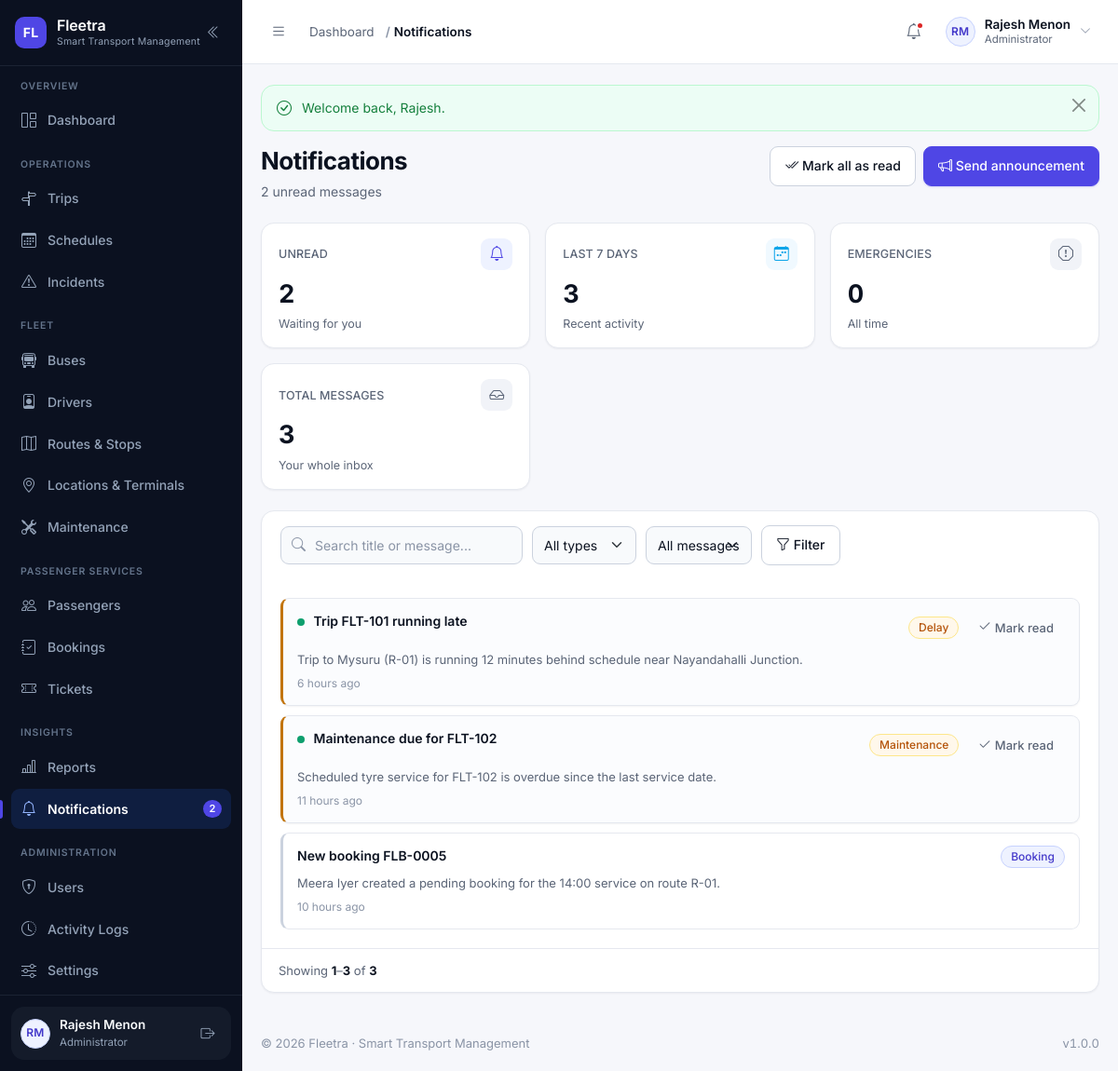
Page /modules/notifications/index.php (signed in) on the committed database.
### tables this page shows
CREATE TABLE users (
    id            INT UNSIGNED NOT NULL AUTO_INCREMENT,
    name          VARCHAR(120)  NOT NULL,
    email         VARCHAR(160)  NOT NULL,
    phone         VARCHAR(20)   DEFAULT NULL,
    password      VARCHAR(255)  NOT NULL COMMENT 'password_hash() output — never plain text',
    role          VARCHAR(30)   NOT NULL DEFAULT 'passenger'
                  COMMENT 'admin | manager | dispatcher | driver | passenger (VARCHAR so new roles need no migration)',
    profile_image VARCHAR(255)  DEFAULT NULL,
    status        ENUM('active','inactive','suspended','deleted') NOT NULL DEFAULT 'active',
    last_login    DATETIME      DEFAULT NULL,
    created_at    DATETIME      NOT NULL DEFAULT CURRENT_TIMESTAMP,
    updated_at    DATETIME      NOT NULL DEFAULT CURRENT_TIMESTAMP ON UPDATE CURRENT_TIMESTAMP,
    PRIMARY KEY (id),
    UNIQUE KEY uq_users_email (email),
    KEY idx_users_role (role),
    KEY idx_users_status (status)
);

CREATE TABLE notifications (
    id                INT UNSIGNED NOT NULL AUTO_INCREMENT,
    user_id           INT UNSIGNED NOT NULL,
    title             VARCHAR(160) NOT NULL,
    message           TEXT NOT NULL,
    notification_type ENUM('trip','delay','maintenance','booking','emergency','system') NOT NULL DEFAULT 'system',
    reference_id      INT UNSIGNED DEFAULT NULL COMMENT 'Related record id (trip, booking, bus...)',
    is_read           TINYINT(1) NOT NULL DEFAULT 0,
    created_at        DATETIME NOT NULL DEFAULT CURRENT_TIMESTAMP,
    PRIMARY KEY (id),
    KEY idx_notifications_user_read (user_id, is_read),
    KEY idx_notifications_created (created_at),
    CONSTRAINT fk_notifications_user FOREIGN KEY (user_id) REFERENCES users (id) ON DELETE CASCADE
);

### modules/notifications/index.php (the view, shortened to what the rows shown need)
<?php
require_once __DIR__ . '/../../includes/permissions.php';
require_permission('notifications.view');
$userId = user_id();
$search       = get('q');
$typeFilter   = get('type');
$readFilter   = get('read');
$where  = ['n.user_id = ?'];
$params = [$userId];
$whereSql = 'WHERE ' . implode(' AND ', $where);
$total = (int) db_value("SELECT COUNT(*) FROM notifications n $whereSql", $params, 0);
$page  = paginate($total, 20);
$notifications = db_all(
    "SELECT n.id, n.title, n.message, n.notification_type, n.reference_id, n.is_read, n.created_at
       FROM notifications n
       $whereSql
      ORDER BY n.is_read ASC, n.created_at DESC
      LIMIT {$page['per_page']} OFFSET {$page['offset']}",
    $params
);
$summary  = notification_summary($userId);
$canSend  = can('notifications.send');
$hasFilters = $search !== '' || $typeFilter !== '' || $readFilter !== '';
require __DIR__ . '/../../includes/header.php';
?>
<?= render_page_header(
    'Notifications',
    $summary['unread'] > 0
        ? $summary['unread'] . ' unread message' . ($summary['unread'] === 1 ? '' : 's')
        : 'You are all caught up',
    ($summary['unread'] > 0
        ? '<form method="post" action="' . e(url('modules/notifications/read.php')) . '" class="d-inline" id="markAllForm">'
            . csrf_field()
            . '<input type="hidden" name="action" value="all">
               <button type="submit" class="btn btn-outline-secondary">
                   <i class="bi bi-check2-all" aria-hidden="true"></i> Mark all as read
               </button>
           </form>'
        : '')
    . ($canSend
        ? '<a class="btn btn-primary" href="' . e(url('modules/notifications/send.php')) . '">
               <i class="bi bi-megaphone" aria-hidden="true"></i> Send announcement
           </a>'
        : '')
) ?>
<div class="card-fl">
    <?php if ($notifications === []): ?>
        <?= empty_state(
            $hasFilters ? 'No notifications match these filters' : 'No notifications yet',
            $hasFilters
                ? 'Try clearing the filters to see your whole inbox.'
                : 'Trip updates, booking confirmations, delays and maintenance reminders will arrive here.',
            'bi-bell'
        ) ?>
    <?php else: ?>
        <div class="card-fl__body stack-sm" data-notification-list>
            <?php foreach ($notifications as $notification): ?>
                <article class="alert-item alert-item--<?= e(status_variant($notification['notification_type'])) ?><?= (int) $notification['is_read'] === 0 ? ' notification--unread' : '' ?>"
                         data-notification-id="<?= (int) $notification['id'] ?>">
                    <div class="alert-item__head">
                        <span class="alert-item__title">
                            <?php if ((int) $notification['is_read'] === 0): ?>
                                <span class="live-dot" aria-hidden="true"></span>
                            <?php endif; ?>
                            <?= e($notification['title']) ?>
                        </span>
                        <span class="d-flex gap-2 align-items-center flex-wrap">
                            <?= status_badge($notification['notification_type']) ?>
                            <?php if ((int) $notification['is_read'] === 0): ?>
                                <form method="post" action="<?= e(url('modules/notifications/read.php')) ?>" class="d-inline"
                                      data-ajax-read>
                                    <button type="submit" class="btn btn-ghost btn-sm">
                                        <i class="bi bi-check2" aria-hidden="true"></i> Mark read
                                    </button>
                                </form>
                            <?php endif; ?>
                        </span>
                    </div>
                    <p class="alert-item__text" style="white-space:pre-line;"><?= e((string) $notification['message']) ?></p>
                    <p class="alert-item__meta"><?= e(time_ago((string) $notification['created_at'])) ?></p>
                </article>
            <?php endforeach; ?>
        </div>
        <?= render_pagination($page) ?>
    <?php endif; ?>
</div>
<?php require __DIR__ . '/../../includes/footer.php'; ?>

### includes/sidebar.php (shortened to what the rows shown need)
<?php
$navUser        = current_user();
?>
<aside class="sidebar" id="appSidebar" aria-label="Main navigation">
    <div class="sidebar__footer">
        <div class="sidebar-user">
            <a class="sidebar-user__link" href="<?= e(url('profile.php')) ?>" title="Open my profile">
                <?= avatar_markup($navUser, 'sm') ?>
                <span class="sidebar-user__text">
                    <span class="sidebar-user__name"><?= e($navUser['name'] ?? 'Guest') ?></span>
                    <span class="sidebar-user__role"><?= e(role_label(current_role())) ?></span>
                </span>
            </a>
        </div>
    </div>
</aside>

### includes/functions.php (shortened to what the rows shown need)
<?php
require_once __DIR__ . '/../config/database.php';
function url(string $path = ''): string
{
    return BASE_URL . ltrim($path, '/');
}
function e(mixed $value): string
{
    return htmlspecialchars((string) ($value ?? ''), ENT_QUOTES | ENT_SUBSTITUTE, 'UTF-8');
}
function get_int(string $key, int $default = 0, int $min = 0): int
{
    $value = filter_var($_GET[$key] ?? null, FILTER_VALIDATE_INT);
    return $value === false ? $default : max($min, (int) $value);
}
function csrf_token(): string
{
    return $_SESSION['csrf_token'];
}
function csrf_field(): string
{
    return '<input type="hidden" name="csrf_token" value="' . e(csrf_token()) . '">';
}
function paginate(int $total, int $perPage = 15, ?int $currentPage = null): array
{
    $perPage     = max(1, $perPage);
    $pages       = max(1, (int) ceil($total / $perPage));
    $currentPage = $currentPage ?? get_int('page', 1, 1);
    $currentPage = min(max(1, $currentPage), $pages);
    $offset      = ($currentPage - 1) * $perPage;
    return [
        'page'     => $currentPage,
        'per_page' => $perPage,
        'total'    => $total,
        'pages'    => $pages,
        'offset'   => $offset,
        'from'     => $total === 0 ? 0 : $offset + 1,
        'to'       => min($offset + $perPage, $total),
    ];
}
function render_pagination(array $meta, int $window = 2): string
{
    $html = '<div class="table-foot">';
    $html .= '<span class="table-foot__info">Showing <strong>' . $meta['from'] . '</strong>–<strong>'
        . $meta['to'] . '</strong> of <strong>' . $meta['total'] . '</strong></span>';
    $html .= '</div>';
    return $html;
}
function time_ago(?string $datetime): string
{
    $timestamp = strtotime($datetime);
    $seconds = time() - $timestamp;
    $units = [
        31536000 => 'year',
        2592000  => 'month',
        604800   => 'week',
        86400    => 'day',
        3600     => 'hour',
        60       => 'minute',
    ];
    foreach ($units as $unitSeconds => $label) {
        if ($seconds >= $unitSeconds) {
            $value = (int) floor($seconds / $unitSeconds);
            return $value . ' ' . $label . ($value > 1 ? 's' : '') . ' ago';
        }
    }
    return 'just now';
}
function initials(?string $name): string
{
    $name  = trim((string) $name);
    $parts    = preg_split('/\s+/', $name) ?: [];
    $initials = '';
    foreach ($parts as $part) {
        $initials .= strtoupper(substr($part, 0, 1));
        if (strlen($initials) === 2) {
            break;
        }
    }
    return $initials !== '' ? $initials : 'FL';
}
function labelize(?string $value): string
{
    return ucwords(str_replace(['_', '-'], ' ', (string) $value));
}
function status_variant(?string $status): string
{
    $key = strtolower(str_replace([' ', '-'], '_', (string) $status));
    $map = [
        'active'        => 'success',
        'available'     => 'success',
        'enabled'       => 'success',
        'inactive'      => 'muted',
        'disabled'      => 'muted',
        'retired'       => 'muted',
        'maintenance'   => 'warning',
        'in_service'    => 'warning',
        'scheduled'     => 'info',
        'upcoming'      => 'info',
        'due'           => 'warning',
        'overdue'       => 'danger',
        'in_progress'   => 'info',
        'routine'       => 'muted',
        'repair'        => 'warning',
        'boarding'      => 'info',
        'running'       => 'primary',
        'on_time'       => 'success',
        'delayed'       => 'warning',
        'completed'     => 'success',
        'cancelled'     => 'danger',
        'canceled'      => 'danger',
        'missed'        => 'danger',
        'diverted'      => 'warning',
        'valid'         => 'success',
        'trip'          => 'info',
        'delay'         => 'warning',
        'booking'       => 'primary',
        'emergency'     => 'danger',
        'system'        => 'muted',
        'confirmed'     => 'success',
        'pending'       => 'warning',
        'paid'          => 'success',
        'unpaid'        => 'warning',
        'partial'       => 'warning',
        'failed'        => 'danger',
        'refunded'      => 'muted',
        'expired'       => 'danger',
        'used'          => 'muted',
        'checked_in'    => 'info',
        'no_show'       => 'muted',
        'on_leave'      => 'warning',
        'suspended'     => 'danger',
        'terminated'    => 'danger',
        'resigned'      => 'muted',
        'low'           => 'info',
        'medium'        => 'warning',
        'high'          => 'danger',
        'critical'      => 'danger',
        'open'          => 'warning',
        'investigating' => 'warning',
        'resolved'      => 'success',
        'closed'        => 'muted',
    ];
    return $map[$key] ?? 'muted';
}
function status_badge(?string $status, ?string $label = null): string
{
    $status = (string) $status;
    return '<span class="badge-status badge-' . e(status_variant($status)) . '">'
        . e($label ?? labelize($status)) . '</span>';
}
function upload_url(?string $filename, string $folder): ?string
{
    if (empty($filename)) {
        return null;
    }
    return url('uploads/' . trim($folder, '/') . '/' . $filename);
}
function avatar_markup(?array $user, string $size = 'sm'): string
{
    $name = (string) ($user['name'] ?? '');
    $url  = upload_url($user['profile_image'] ?? null, 'profiles');
    return '<span class="avatar avatar--' . e($size) . '" aria-hidden="true">'
        . e(initials($name)) . '</span>';
}
function render_page_header(string $title, string $subtitle = '', string $actionsHtml = ''): string
{
    $html = '<div class="page-head"><div class="page-head__text">';
    $html .= '<h1 class="page-title">' . e($title) . '</h1>';
    if ($subtitle !== '') {
        $html .= '<p class="page-subtitle">' . e($subtitle) . '</p>';
    }
    $html .= '</div>';
    if ($actionsHtml !== '') {
        $html .= '<div class="page-head__actions">' . $actionsHtml . '</div>';
    }
    return $html . '</div>';
}

### includes/topbar.php (shortened to what the rows shown need)
<?php
$topbarUser     = current_user();
?>
<header class="topbar">
    <div class="topbar__right">
        <div class="dropdown">
            <button class="user-menu" type="button" data-bs-toggle="dropdown"
                    aria-expanded="false" aria-haspopup="true">
                <?= avatar_markup($topbarUser, 'sm') ?>
                <span class="user-menu__text">
                    <span class="user-menu__name"><?= e($topbarUser['name'] ?? 'Guest') ?></span>
                    <span class="user-menu__role"><?= e(role_label(current_role())) ?></span>
                </span>
                <i class="bi bi-chevron-down user-menu__caret" aria-hidden="true"></i>
            </button>
        </div>
    </div>
</header>

### rows in the picture
users: name "RM RM", name "Rajesh Menon", role "Administrator"
notifications: is_read 0 (drawn), title "Trip FLT-101 running late", notification_type "Delay", message "Trip to Mysuru (R-01) is running 12 minutes behind schedule near Nayandahalli Junction.", created_at "6 hours ago"
notifications: is_read 0 (drawn), title "Maintenance due for FLT-102", notification_type "Maintenance", message "Scheduled tyre service for FLT-102 is overdue since the last service date.", created_at "11 hours ago"
notifications: title "New booking FLB-0005", notification_type "Booking", message "Meera Iyer created a pending booking for the 14:00 service on route R-01.", created_at "10 hours ago", is_read "1", id "3"

### other values in the picture
FLEETRA_NAME "Fleetra"
FLEETRA_TAGLINE "Smart Transport Management"
$group['section'] "OVERVIEW"
$label "Dashboard"
$group['section'] "OPERATIONS"
$label "Trips"
$label "Schedules"
$label "Incidents"
$group['section'] "FLEET"
$label "Buses"
$label "Drivers"
$label "Routes & Stops"
$label "Locations & Terminals"
$label "Maintenance"
$group['section'] "PASSENGER SERVICES"
